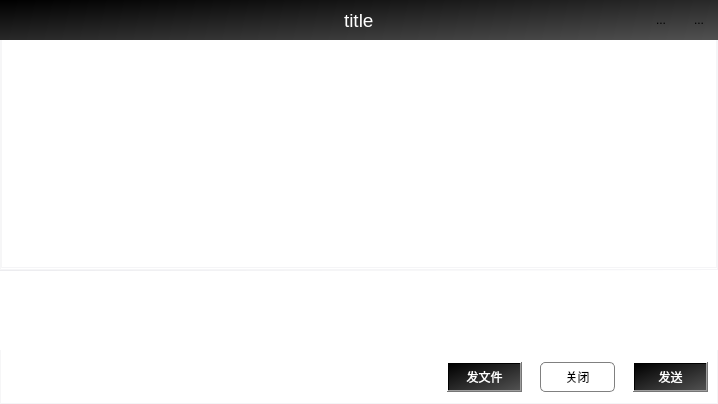
<?xml version="1.0" encoding="UTF-8"?>
<ui version="4.0">
 <class>MailboxWidgetsClass</class>
 <widget class="QMainWindow" name="MailboxWidgetsClass">
  <property name="geometry">
   <rect>
    <x>0</x>
    <y>0</y>
    <width>718</width>
    <height>404</height>
   </rect>
  </property>
  <property name="windowTitle">
   <string>MailboxWidgets</string>
  </property>
  <property name="styleSheet">
   <string notr="true">#closeBtn:hover{
	background-color: rgb(245, 91, 49);
	border-color: rgb(245, 91, 49);
}
#mineBtn:hover{
	background-color: rgb(182, 182, 182);
	border-color: rgb(245, 91, 49);
}
#scrollArea,#scrollAreaWidgetContents,#bodyWidget{
    border:0px;
	background-color: rgb(255, 255, 255);
}

QToolButton:hover{
    border:0px;
	background-color: rgba(208, 208, 208, 114);
}
#titleBar,QPushButton{
	background-color: qlineargradient(spread:pad, x1:0, y1:0, x2:1, y2:1, stop:0 rgba(0, 0, 0, 255), stop:1 rgba(81, 81, 81, 255));
	color: rgb(255, 255, 255);
}
</string>
  </property>
  <widget class="QWidget" name="centralWidget">
   <property name="sizePolicy">
    <sizepolicy hsizetype="Preferred" vsizetype="Expanding">
     <horstretch>0</horstretch>
     <verstretch>0</verstretch>
    </sizepolicy>
   </property>
   <property name="maximumSize">
    <size>
     <width>16777215</width>
     <height>16777215</height>
    </size>
   </property>
   <property name="styleSheet">
    <string notr="true"/>
   </property>
   <layout class="QVBoxLayout" name="verticalLayout">
    <property name="spacing">
     <number>0</number>
    </property>
    <property name="leftMargin">
     <number>0</number>
    </property>
    <property name="topMargin">
     <number>0</number>
    </property>
    <property name="rightMargin">
     <number>0</number>
    </property>
    <property name="bottomMargin">
     <number>0</number>
    </property>
    <item>
     <widget class="QWidget" name="titleBar" native="true">
      <property name="sizePolicy">
       <sizepolicy hsizetype="Expanding" vsizetype="Preferred">
        <horstretch>0</horstretch>
        <verstretch>0</verstretch>
       </sizepolicy>
      </property>
      <property name="minimumSize">
       <size>
        <width>0</width>
        <height>40</height>
       </size>
      </property>
      <property name="maximumSize">
       <size>
        <width>16777215</width>
        <height>40</height>
       </size>
      </property>
      <property name="styleSheet">
       <string notr="true"/>
      </property>
      <layout class="QHBoxLayout" name="horizontalLayout">
       <property name="spacing">
        <number>0</number>
       </property>
       <property name="leftMargin">
        <number>0</number>
       </property>
       <property name="topMargin">
        <number>0</number>
       </property>
       <property name="rightMargin">
        <number>0</number>
       </property>
       <property name="bottomMargin">
        <number>0</number>
       </property>
       <item>
        <widget class="QWidget" name="widget" native="true">
         <property name="minimumSize">
          <size>
           <width>76</width>
           <height>38</height>
          </size>
         </property>
        </widget>
       </item>
       <item>
        <spacer name="horizontalSpacer_2">
         <property name="orientation">
          <enum>Qt::Horizontal</enum>
         </property>
         <property name="sizeHint" stdset="0">
          <size>
           <width>348</width>
           <height>20</height>
          </size>
         </property>
        </spacer>
       </item>
       <item>
        <widget class="QLabel" name="titleLabel">
         <property name="minimumSize">
          <size>
           <width>0</width>
           <height>38</height>
          </size>
         </property>
         <property name="font">
          <font>
           <pointsize>14</pointsize>
          </font>
         </property>
         <property name="styleSheet">
          <string notr="true">color: rgb(255, 255, 255);</string>
         </property>
         <property name="text">
          <string>title</string>
         </property>
        </widget>
       </item>
       <item>
        <spacer name="horizontalSpacer">
         <property name="orientation">
          <enum>Qt::Horizontal</enum>
         </property>
         <property name="sizeHint" stdset="0">
          <size>
           <width>348</width>
           <height>20</height>
          </size>
         </property>
        </spacer>
       </item>
       <item>
        <widget class="QToolButton" name="minBtn">
         <property name="minimumSize">
          <size>
           <width>38</width>
           <height>38</height>
          </size>
         </property>
         <property name="text">
          <string>...</string>
         </property>
         <property name="icon">
          <iconset resource="Resource.qrc">
           <normaloff>:/res/imgs/min.svg</normaloff>:/res/imgs/min.svg</iconset>
         </property>
         <property name="iconSize">
          <size>
           <width>14</width>
           <height>14</height>
          </size>
         </property>
         <property name="toolButtonStyle">
          <enum>Qt::ToolButtonIconOnly</enum>
         </property>
         <property name="autoRaise">
          <bool>true</bool>
         </property>
        </widget>
       </item>
       <item>
        <widget class="QToolButton" name="closeBtn">
         <property name="minimumSize">
          <size>
           <width>38</width>
           <height>38</height>
          </size>
         </property>
         <property name="text">
          <string>...</string>
         </property>
         <property name="icon">
          <iconset resource="Resource.qrc">
           <normaloff>:/res/imgs/close.svg</normaloff>:/res/imgs/close.svg</iconset>
         </property>
         <property name="iconSize">
          <size>
           <width>14</width>
           <height>14</height>
          </size>
         </property>
         <property name="toolButtonStyle">
          <enum>Qt::ToolButtonIconOnly</enum>
         </property>
         <property name="autoRaise">
          <bool>true</bool>
         </property>
        </widget>
       </item>
      </layout>
     </widget>
    </item>
    <item>
     <widget class="QWidget" name="bodyWidget" native="true">
      <property name="sizePolicy">
       <sizepolicy hsizetype="Expanding" vsizetype="Expanding">
        <horstretch>0</horstretch>
        <verstretch>0</verstretch>
       </sizepolicy>
      </property>
      <property name="styleSheet">
       <string notr="true">border-bottom: 1px solid qlineargradient(y0:0, y1:1,stop: 0 white, stop: 1  #ececef);
border-left: 1px solid qlineargradient(x0:0, x1:1,stop: 0 #ececef, stop: 1 white);
border-right: 1px solid qlineargradient(x0:0, x1:1,stop:  0 white, stop: 1 #ececef);</string>
      </property>
      <layout class="QVBoxLayout" name="verticalLayout_3">
       <property name="spacing">
        <number>0</number>
       </property>
       <property name="leftMargin">
        <number>0</number>
       </property>
       <property name="topMargin">
        <number>0</number>
       </property>
       <property name="rightMargin">
        <number>0</number>
       </property>
       <property name="bottomMargin">
        <number>0</number>
       </property>
       <item>
        <widget class="QScrollArea" name="scrollArea">
         <property name="minimumSize">
          <size>
           <width>0</width>
           <height>100</height>
          </size>
         </property>
         <property name="sizeAdjustPolicy">
          <enum>QAbstractScrollArea::AdjustIgnored</enum>
         </property>
         <property name="widgetResizable">
          <bool>true</bool>
         </property>
         <property name="alignment">
          <set>Qt::AlignLeading|Qt::AlignLeft|Qt::AlignVCenter</set>
         </property>
         <widget class="QWidget" name="scrollAreaWidgetContents">
          <property name="geometry">
           <rect>
            <x>0</x>
            <y>0</y>
            <width>716</width>
            <height>228</height>
           </rect>
          </property>
          <property name="sizePolicy">
           <sizepolicy hsizetype="Preferred" vsizetype="Preferred">
            <horstretch>0</horstretch>
            <verstretch>0</verstretch>
           </sizepolicy>
          </property>
          <property name="minimumSize">
           <size>
            <width>0</width>
            <height>0</height>
           </size>
          </property>
          <layout class="QVBoxLayout" name="msgLayout">
           <property name="spacing">
            <number>0</number>
           </property>
           <property name="leftMargin">
            <number>0</number>
           </property>
           <property name="topMargin">
            <number>0</number>
           </property>
           <property name="rightMargin">
            <number>0</number>
           </property>
           <property name="bottomMargin">
            <number>0</number>
           </property>
           <item>
            <spacer name="verticalSpacer">
             <property name="orientation">
              <enum>Qt::Vertical</enum>
             </property>
             <property name="sizeHint" stdset="0">
              <size>
               <width>20</width>
               <height>481</height>
              </size>
             </property>
            </spacer>
           </item>
          </layout>
         </widget>
        </widget>
       </item>
       <item>
        <widget class="QWidget" name="widget_2" native="true">
         <property name="sizePolicy">
          <sizepolicy hsizetype="Expanding" vsizetype="Fixed">
           <horstretch>0</horstretch>
           <verstretch>0</verstretch>
          </sizepolicy>
         </property>
         <layout class="QVBoxLayout" name="verticalLayout_2">
          <property name="spacing">
           <number>0</number>
          </property>
          <property name="leftMargin">
           <number>0</number>
          </property>
          <property name="topMargin">
           <number>0</number>
          </property>
          <property name="rightMargin">
           <number>0</number>
          </property>
          <property name="bottomMargin">
           <number>0</number>
          </property>
          <item>
           <widget class="QTextEdit" name="textEdit">
            <property name="maximumSize">
             <size>
              <width>16777215</width>
              <height>80</height>
             </size>
            </property>
            <property name="cursor" stdset="0">
             <cursorShape>IBeamCursor</cursorShape>
            </property>
            <property name="styleSheet">
             <string notr="true">border:0px;
border-top: 1px solid qlineargradient(x0:0, x1:1,stop:  0 white, stop: 1 #ececef);</string>
            </property>
           </widget>
          </item>
          <item>
           <widget class="QWidget" name="editWidget" native="true">
            <property name="minimumSize">
             <size>
              <width>0</width>
              <height>54</height>
             </size>
            </property>
            <property name="maximumSize">
             <size>
              <width>16777215</width>
              <height>100</height>
             </size>
            </property>
            <layout class="QHBoxLayout" name="horizontalLayout_2">
             <property name="spacing">
              <number>0</number>
             </property>
             <property name="leftMargin">
              <number>0</number>
             </property>
             <property name="topMargin">
              <number>0</number>
             </property>
             <property name="rightMargin">
              <number>0</number>
             </property>
             <property name="bottomMargin">
              <number>0</number>
             </property>
             <item>
              <spacer name="horizontalSpacer_3">
               <property name="orientation">
                <enum>Qt::Horizontal</enum>
               </property>
               <property name="sizeHint" stdset="0">
                <size>
                 <width>717</width>
                 <height>20</height>
                </size>
               </property>
              </spacer>
             </item>
             <item>
              <widget class="QPushButton" name="sendfBtn">
               <property name="minimumSize">
                <size>
                 <width>75</width>
                 <height>30</height>
                </size>
               </property>
               <property name="text">
                <string>发文件</string>
               </property>
              </widget>
             </item>
             <item>
              <spacer name="horizontalSpacer_6">
               <property name="orientation">
                <enum>Qt::Horizontal</enum>
               </property>
               <property name="sizeType">
                <enum>QSizePolicy::Fixed</enum>
               </property>
               <property name="sizeHint" stdset="0">
                <size>
                 <width>18</width>
                 <height>18</height>
                </size>
               </property>
              </spacer>
             </item>
             <item>
              <widget class="QPushButton" name="exitBtn">
               <property name="minimumSize">
                <size>
                 <width>75</width>
                 <height>30</height>
                </size>
               </property>
               <property name="styleSheet">
                <string notr="true">color:black;
background-color:white;
border:1px solid rgb(128,128,128);
border-radius:5px;</string>
               </property>
               <property name="text">
                <string>关闭</string>
               </property>
              </widget>
             </item>
             <item>
              <spacer name="horizontalSpacer_4">
               <property name="orientation">
                <enum>Qt::Horizontal</enum>
               </property>
               <property name="sizeType">
                <enum>QSizePolicy::Fixed</enum>
               </property>
               <property name="sizeHint" stdset="0">
                <size>
                 <width>18</width>
                 <height>18</height>
                </size>
               </property>
              </spacer>
             </item>
             <item>
              <widget class="QPushButton" name="sendBtn">
               <property name="minimumSize">
                <size>
                 <width>75</width>
                 <height>30</height>
                </size>
               </property>
               <property name="text">
                <string>发送</string>
               </property>
              </widget>
             </item>
             <item>
              <spacer name="horizontalSpacer_5">
               <property name="orientation">
                <enum>Qt::Horizontal</enum>
               </property>
               <property name="sizeType">
                <enum>QSizePolicy::Fixed</enum>
               </property>
               <property name="sizeHint" stdset="0">
                <size>
                 <width>10</width>
                 <height>20</height>
                </size>
               </property>
              </spacer>
             </item>
            </layout>
           </widget>
          </item>
         </layout>
        </widget>
       </item>
      </layout>
     </widget>
    </item>
   </layout>
  </widget>
 </widget>
 <layoutdefault spacing="6" margin="11"/>
 <resources>
  <include location="Resource.qrc"/>
 </resources>
 <connections/>
</ui>
